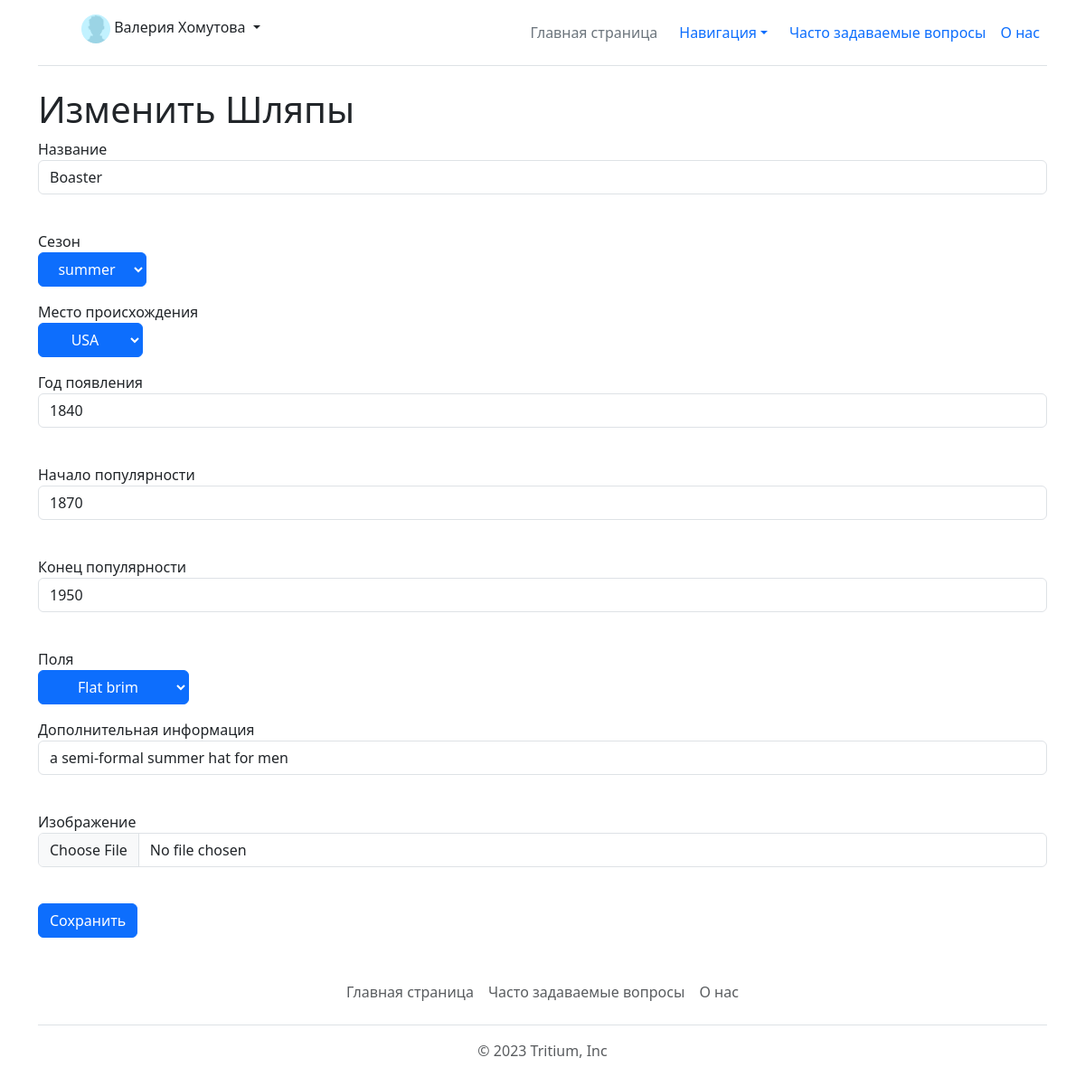
Screenshot of /clothes/edit/Hats/3 (signed in) with the database file from the repository.
### data/models/user.py (models this page shows, shortened)
class User(SqlAlchemyBase, UserMixin, SerializerMixin):
    __tablename__ = 'users'
    id = sqlalchemy.Column(sqlalchemy.Integer,
                           primary_key=True, autoincrement=True)
    name = sqlalchemy.Column(sqlalchemy.String, nullable=True)
    email = sqlalchemy.Column(sqlalchemy.String, unique=True, nullable=False)
    hashed_password = sqlalchemy.Column(sqlalchemy.String, nullable=False)
    access = sqlalchemy.Column(sqlalchemy.Integer, nullable=True, default=1)
    deleted = sqlalchemy.Column(sqlalchemy.Boolean, default=0)

### data/models/main_tables.py (models this page shows)
class Hats(SqlAlchemyBase, SerializerMixin):
    __tablename__ = 'Hats'
    id = sqlalchemy.Column(sqlalchemy.Integer,
                           primary_key=True, autoincrement=True)
    name = sqlalchemy.Column(sqlalchemy.String, nullable=True)
    season = sqlalchemy.Column(sqlalchemy.Integer, sqlalchemy.ForeignKey("Seasons.id"), nullable=True)
    origin = sqlalchemy.Column(sqlalchemy.Integer, sqlalchemy.ForeignKey("Countries.id"), nullable=True)
    appearance_year = sqlalchemy.Column(sqlalchemy.Integer, nullable=True)
    popularity_start = sqlalchemy.Column(sqlalchemy.Integer, nullable=True)
    popularity_end = sqlalchemy.Column(sqlalchemy.Integer, nullable=True)
    brim = sqlalchemy.Column(sqlalchemy.Integer, sqlalchemy.ForeignKey("Brims.id"), nullable=True)
    features = sqlalchemy.Column(sqlalchemy.String, nullable=True)
    picture = sqlalchemy.Column(sqlalchemy.String, nullable=True)
    deleted = sqlalchemy.Column(sqlalchemy.Integer, nullable=True, default=0)

### main.py (the view, shortened to what this page needs)
@app.route("/clothes/edit/Hats/<int:id_>", methods=['GET', 'POST'])
@login_required
def hats_edit(id_):
    db_sess = db_session.create_session()
    if current_user.access < 2:
        abort(403)
    old_obj = db_sess.get(Hats, id_)
    if not old_obj:
        abort(404)
    old = {"name": old_obj.name,
           "appearance_year": old_obj.appearance_year,
           "popularity_start": old_obj.popularity_start,
           "popularity_end": old_obj.popularity_end,
           "season": db_sess.get(Seasons, old_obj.season).name if db_sess.get(Seasons, old_obj.season) else "",
           "origin": db_sess.get(Countries, old_obj.origin).name if db_sess.get(Countries, old_obj.origin) else "",
           "brim": db_sess.get(Brims, old_obj.brim).name if db_sess.get(Brims, old_obj.brim) else "",
           "features": old_obj.features}
    seasons_opt = [i.name for i in db_sess.query(Seasons).filter(Seasons.deleted == 0).all()]
    origin_opt = [i.name for i in db_sess.query(Countries).filter(Countries.deleted == 0).all()]
    brims_opt = [i.name for i in db_sess.query(Brims).filter(Brims.deleted == 0).all()]
    form = HatsForm()
    form.season.choices = seasons_opt
    form.origin.choices = origin_opt
    form.brim.choices = brims_opt
    form.name.default = old["name"]
    form.appearance_year.default = old["appearance_year"]
    form.popularity_start.default = old["popularity_start"]
    form.popularity_end.default = old["popularity_end"]
    form.popularity_end.default = old["popularity_end"]
    form.features.default = old["features"]
    form.season.default = old["season"]
    form.brim.default = old["brim"]
    form.process()
    return render_template("hats_add.html", form=form, title="Изменить Шляпы", old=old)

### data/forms/clothes_forms.py
class HatsForm(FlaskForm):
    name = StringField("Название")
    season = SelectField("Сезон")
    origin = SelectField("Место происхождения")
    appearance_year = IntegerField("Год появления")
    popularity_start = IntegerField("Начало популярности")
    popularity_end = IntegerField("Конец популярности")
    brim = SelectField("Поля")
    features = StringField("Дополнительная информация")
    picture = FileField("Изображение")
    submit = SubmitField('Сохранить')

### data/models/db_session.py (called while the page is built)
def create_session() -> Session:
    global __factory
    return __factory()

### main.py (called while the page is built)
@login_manager.user_loader
def load_user(user_id):
    db_sess = db_session.create_session()
    return db_sess.query(User).get(user_id)

### templates/hats_add.html (shortened to what this page needs)
{% extends "base.html" %}
{% block content %}
<h1>{{ title }}</h1>
<form action="" method="post" novalidate enctype="multipart/form-data">
    <p>
        {{ form.name.label }}<br>
        {{ form.name(class="form-control") }}<br>
    </p>
    <p>
        {{ form.season.label }}<br>
        {{ form.season(class="btn btn-primary dropdown-toggle") }}<br>
    </p>
    <p>
        {{ form.origin.label }}<br>
        {{ form.origin(class="btn btn-primary dropdown-toggle") }}<br>
    </p>
    <p>
        {{ form.appearance_year.label }}<br>
        {{ form.appearance_year(class="form-control") }}<br>
    </p>
    <p>
        {{ form.popularity_start.label }}<br>
        {{ form.popularity_start(class="form-control") }}<br>
    </p>
    <p>
        {{ form.popularity_end.label }}<br>
        {{ form.popularity_end(class="form-control") }}<br>
    </p>
    <p>
        {{ form.brim.label }}<br>
        {{ form.brim(class="btn btn-primary dropdown-toggle") }}<br>
    </p>
    <p>
        {{ form.features.label }}<br>
        {{ form.features(class="form-control") }}<br>
    </p>
    <p>
        {{ form.picture.label }}<br>
        {{ form.picture(class="form-control") }}<br>
    </p>
    <p>{{ form.submit(type="submit", class="btn btn-primary") }}</p>
</form>
{% endblock %}

### templates/base.html (shortened to what this page needs)
<!DOCTYPE html>
<html lang="en">
<head>
    <link href="https://cdn.jsdelivr.net/npm/bootstrap@5.3.0-alpha3/dist/css/bootstrap.min.css" rel="stylesheet"
>
</head>
<body>
<div class="container">
    <header class="d-flex flex-wrap align-items-center justify-content-center justify-content-md-between py-3 mb-4 border-bottom">
        <div class="col-md-3 mb-2 mb-md-0">
            <a href="/" class="d-inline-flex link-body-emphasis text-decoration-none">
                <svg class="bi" width="40" height="32" role="img" aria-label="Bootstrap">
                    <use xlink:href="#bootstrap"></use>
                </svg>
            </a>
        </div>
        <ul class="nav col-12 col-md-auto mb-2 justify-content-center mb-md-0">
            {% if current_user.is_authenticated %}
            <div style="position:absolute;left:90px" class="flex-shrink-0 dropdown">
                <a class="d-block link-dark text-decoration-none dropdown-toggle" data-bs-toggle="dropdown"
                   aria-expanded="false">
                    <img src="/static/img/pfp/base_png.jpg" alt="mdo" width="32" height="32" class="rounded-circle"> {{ current_user.name }}
                </a>
            </div>
            {%endif %}
            <li><a href="/main" class="nav-link px-2 link-secondary">Главная страница</a></li>
            <li class="nav-item dropdown">
                <nav class="">
                    <a class="nav-link dropdown-toggle" href="#" data-bs-toggle="dropdown" aria-expanded="false">Навигация</a>
                </nav>
            </li>
            <li><a href="/faq" class="nav-link px-2">Часто задаваемые вопросы</a></li>
            <li><a href="#" class="nav-link px-2">О нас</a></li>
        </ul>
    </header>
</div>
<main role="main" class="container">
{% block content %}{% endblock %}
</main>
<div class="container">
    <footer class="py-3 my-4">
        <ul class="nav justify-content-center border-bottom pb-3 mb-3">
            <li class="nav-item"><a href="/main" class="nav-link px-2 text-body-secondary">Главная страница</a></li>
            <li class="nav-item"><a href="/faq" class="nav-link px-2 text-body-secondary">Часто задаваемые вопросы</a></li>
            <li class="nav-item"><a href="#" class="nav-link px-2 text-body-secondary">О нас</a></li>
        </ul>
        <p class="text-center text-body-secondary">© 2023 Tritium, Inc</p>
    </footer>
</div>
</body>
</html>

### rows the page displays
User: name "Валерия Хомутова"
Hats: name "Boaster", season "summer", origin "USA", appearance_year "1840", popularity_start "1870", popularity_end "1950", brim "Flat brim", features "a semi-formal summer hat for men"

### other values shown
{{ title }} "Изменить Шляпы"
